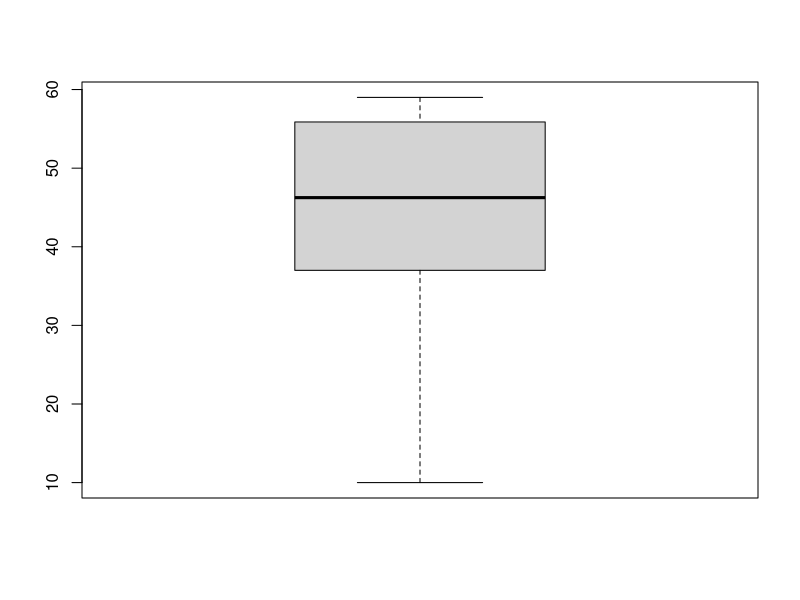
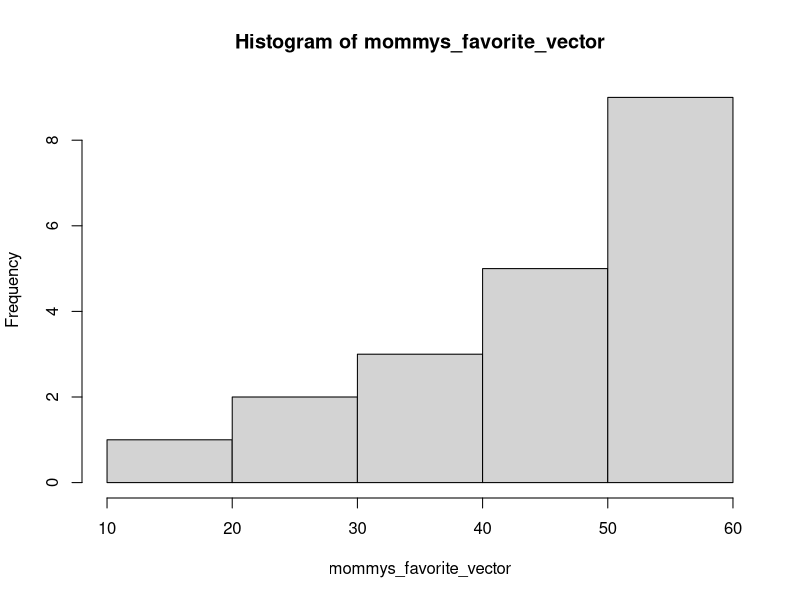
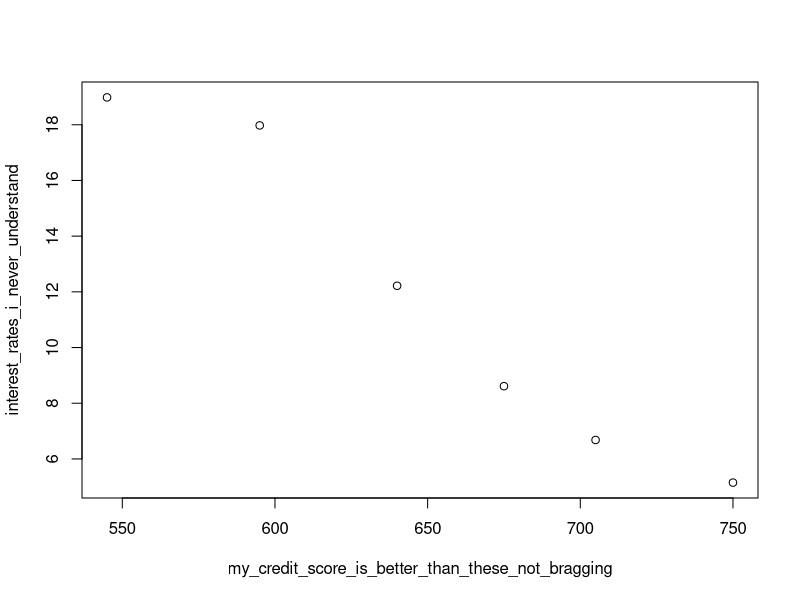

The R source for these figures, in order:
## ---- chunk 1
desired_value <- (abs(log(120))^3) - pi
print(desired_value)
## ---- chunk 2
print(round(desired_value, digits = 2))
## ---- chunk 3
c <- vector()
for (variable in 8:100) {
  if (variable %% 2 == 0) {
    c <- append(c, variable)
  }
}

print(c)
## ---- chunk 4
another_c <- vector()
for (i in 0:99) {
  another_c <- append(another_c, i)
}

print(mean(another_c))
## ---- chunk 5
help("seq")
## ---- chunk 6
mommys_favorite_vector <- c(10, 22, 24, 34, 35, 39, 41, 43, 44, 45.5, 47, 51, 53, 54.5, 55, 56.75, 58, 58.3, 59, 59)
## ---- chunk 7
median(mommys_favorite_vector)
## ---- chunk 8
boxplot(mommys_favorite_vector)
## ---- chunk 9
summary(mommys_favorite_vector)
## ---- chunk 10
hist(mommys_favorite_vector)
## ---- chunk 11
my_credit_score_is_better_than_these_not_bragging <- c(545, 595, 640, 675, 705, 750)

interest_rates_i_never_understand <- c(18.982, 17.976, 12.218, 8.612, 6.680, 5.150)

plot(my_credit_score_is_better_than_these_not_bragging, interest_rates_i_never_understand)
